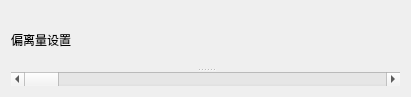
<?xml version="1.0" encoding="UTF-8"?>
<ui version="4.0">
 <class>Form</class>
 <widget class="QWidget" name="Form">
  <property name="geometry">
   <rect>
    <x>0</x>
    <y>0</y>
    <width>411</width>
    <height>97</height>
   </rect>
  </property>
  <property name="windowTitle">
   <string>Form</string>
  </property>
  <layout class="QVBoxLayout" name="verticalLayout">
   <item>
    <widget class="QSplitter" name="splitter">
     <property name="orientation">
      <enum>Qt::Vertical</enum>
     </property>
     <widget class="QLabel" name="label">
      <property name="sizePolicy">
       <sizepolicy hsizetype="Preferred" vsizetype="Preferred">
        <horstretch>0</horstretch>
        <verstretch>2</verstretch>
       </sizepolicy>
      </property>
      <property name="text">
       <string>偏离量设置</string>
      </property>
     </widget>
     <widget class="QScrollBar" name="horizontalScrollBar">
      <property name="orientation">
       <enum>Qt::Horizontal</enum>
      </property>
     </widget>
    </widget>
   </item>
  </layout>
 </widget>
 <resources/>
 <connections/>
</ui>
